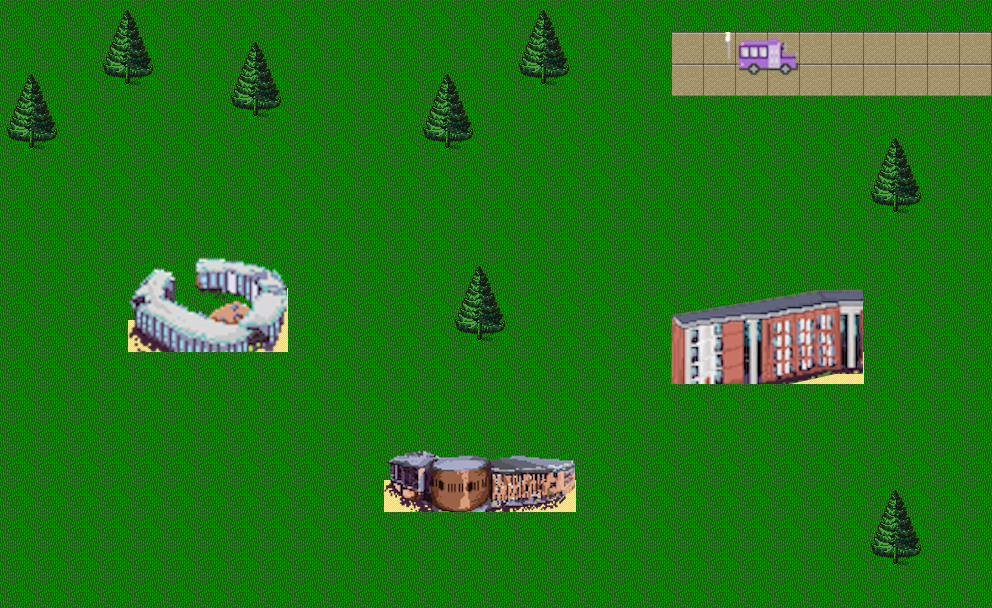

A level layout from a 2D game, rendered from its tile map. Below: a short description, then the map file with its tile-grid data intact:
An orthogonal 31x19 tile map with 32x32 px tiles, 2 tile layers (Tile Layer 1, Buildings), 6 tilesets.

<map version="1.9" tiledversion="1.9.2" orientation="orthogonal" renderorder="right-down" width="31" height="19" tilewidth="32" tileheight="32" infinite="0" nextlayerid="3" nextobjectid="1">
 <tileset firstgid="1" source="tileset_1.tsx" />
 <tileset firstgid="1105" source="constantine_sprite.tsx" />
 <tileset firstgid="1126" source="CS_building.tsx" />
 <tileset firstgid="1141" source="Piazza_building.tsx" />
 <tileset firstgid="1153" source="constantine_sprite_transparent.tsx" />
 <tileset firstgid="1171" source="Bus_stop.tsx" />
 <layer id="1" name="Tile Layer 1" width="31" height="19">
  <data encoding="csv">
1081,1081,1081,1081,1081,1081,1081,1081,1081,1081,1081,1081,1081,1081,1081,1081,1081,1081,1081,1081,1081,1081,1081,1081,1081,1081,1081,1081,1081,1081,1081,
1081,1081,1081,1081,1081,1081,1081,1081,1081,1081,1081,1081,1081,1081,1081,1081,1081,1081,1081,1081,1081,352,352,352,352,352,352,352,352,352,352,
1081,1081,1081,1081,1081,1081,1081,1081,1081,1081,1081,1081,1081,1081,1081,1081,1081,1081,1081,1081,1081,352,352,352,352,352,352,352,352,352,352,
1081,1081,1081,1081,1081,1081,1081,1081,1081,1081,1081,1081,1081,1081,1081,1081,1081,1081,1081,1081,1081,1081,1081,1081,1081,1081,1081,1081,1081,1081,1081,
1081,1081,1081,1081,1081,1081,1081,1081,1081,1081,1081,1081,1081,1081,1081,1081,1081,1081,1081,1081,1081,1081,1081,1081,1081,1081,1081,1081,1081,1081,1081,
1081,1081,1081,1081,1081,1081,1081,1081,1081,1081,1081,1081,1081,1081,1081,1081,1081,1081,1081,1081,1081,1081,1081,1081,1081,1081,1081,1081,1081,1081,1081,
1081,1081,1081,1081,1081,1081,1081,1081,1081,1081,1081,1081,1081,1081,1081,1081,1081,1081,1081,1081,1081,1081,1081,1081,1081,1081,1081,1081,1081,1081,1081,
1081,1081,1081,1081,1081,1081,1081,1081,1081,1081,1081,1081,1081,1081,1081,1081,1081,1081,1081,1081,1081,1081,1081,1081,1081,1081,1081,1081,1081,1081,1081,
1081,1081,1081,1081,1081,1081,1081,1081,1081,1081,1081,1081,1081,1081,1081,1081,1081,1081,1081,1081,1081,1081,1081,1081,1081,1081,1081,1081,1081,1081,1081,
1081,1081,1081,1081,1081,1081,1081,1081,1034,1081,1081,1081,1081,1081,1081,1081,1081,1081,1081,1081,1081,1081,1081,1081,1081,1081,1081,1081,1081,1081,1081,
1081,1081,1081,1081,1034,1034,1034,1034,1034,1081,1081,1081,1081,1081,1081,1081,1081,1081,1081,1081,1081,1081,1081,1081,1081,1081,1081,1081,1081,1081,1081,
1081,1081,1081,1081,1081,1081,1081,1081,1081,1081,1081,1081,1081,1081,1081,1081,1081,1081,1081,1081,1081,103,103,103,1034,1034,1034,1081,1081,1081,1081,
1081,1081,1081,1081,1081,1081,1081,1081,1081,1081,1081,1081,1081,1081,1081,1081,1081,1081,1081,1081,1081,1081,1081,1081,1081,1081,1081,1081,1081,1081,1081,
1081,1081,1081,1081,1081,1081,1081,1081,1081,1081,1081,1081,1081,1081,1081,1081,1081,1081,1081,1081,1081,1081,1081,1081,1081,1081,1081,1081,1081,1081,1081,
1081,1081,1081,1081,1081,1081,1081,1081,1081,1081,1081,1081,1081,1081,1081,1081,1081,1081,1081,1081,1081,1081,1081,1081,1081,1081,1081,1081,1081,1081,1081,
1081,1081,1081,1081,1081,1081,1081,1081,1081,1081,1081,1081,1034,1034,1034,1034,1034,1034,1081,1081,1081,1081,1081,1081,1081,1081,1081,1081,1081,1081,1081,
1081,1081,1081,1081,1081,1081,1081,1081,1081,1081,1081,1081,1081,1081,1081,1081,1081,1081,1081,1081,1081,1081,1081,1081,1081,1081,1081,1081,1081,1081,1081,
1081,1081,1081,1081,1081,1081,1081,1081,1081,1081,1081,1081,1081,1081,1081,1081,1081,1081,1081,1081,1081,1081,1081,1081,1081,1081,1081,1081,1081,1081,1081,
1081,1081,1081,1081,1081,1081,1081,1081,1081,1081,1081,1081,1081,1081,1081,1081,1081,1081,1081,1081,1081,1081,1081,1081,1081,1081,1081,1081,1081,1081,1081
</data>
 </layer>
 <layer id="2" name="Buildings" width="31" height="19" offsetx="-1.66917" offsety="0.470885">
  <data encoding="csv">
0,0,0,921,922,0,0,0,0,0,0,0,0,0,0,0,921,922,0,0,0,0,0,0,0,0,0,0,0,0,0,
0,0,0,969,970,0,0,921,922,0,0,0,0,0,0,0,969,970,0,0,0,0,1174,1175,1176,1177,0,0,0,0,0,
921,922,0,1017,1018,0,0,969,970,0,0,0,0,921,922,0,1017,1018,0,0,0,0,1177,1178,1179,0,0,0,0,0,0,
969,970,0,0,0,0,0,1017,1018,0,0,0,0,969,970,0,0,0,0,0,0,0,0,0,0,0,0,0,0,0,0,
1017,1018,0,0,0,0,0,0,0,0,0,0,0,1017,1018,0,0,0,0,0,0,0,0,0,0,0,0,921,922,0,0,
0,0,0,0,0,0,0,0,0,0,0,0,0,0,0,0,0,0,0,0,0,0,0,0,0,0,0,969,970,0,0,
0,0,0,0,0,0,0,0,0,0,0,0,0,0,0,0,0,0,0,0,0,0,0,0,0,0,0,1017,1018,0,0,
0,0,0,0,0,0,0,0,0,0,0,0,0,0,0,0,0,0,0,0,0,0,0,0,0,0,0,0,0,0,0,
0,0,0,0,1126,1127,1128,1129,1130,0,0,0,0,0,921,922,0,0,0,0,0,0,0,0,0,0,0,0,0,0,0,
0,0,0,0,1131,1132,1133,1134,1135,0,0,0,0,0,969,970,0,0,0,0,0,1153,1154,1155,1156,1157,1158,0,0,0,0,
0,0,0,0,1136,1137,1138,1139,1140,0,0,0,0,0,1017,1018,0,0,0,0,0,1159,1160,1161,1162,1163,1164,0,0,0,0,
0,0,0,0,0,0,0,0,0,0,0,0,0,0,0,0,0,0,0,0,0,1165,1166,1167,1168,1169,1170,0,0,0,0,
0,0,0,0,0,0,0,0,0,0,0,0,0,0,0,0,0,0,0,0,0,0,0,0,0,0,0,0,0,0,0,
0,0,0,0,0,0,0,0,0,0,0,0,0,0,0,0,0,0,0,0,0,0,0,0,0,0,0,0,0,0,0,
0,0,0,0,0,0,0,0,0,0,0,0,1141,1142,1143,1144,1145,1146,0,0,0,0,0,0,0,0,0,0,0,0,0,
0,0,0,0,0,0,0,0,0,0,0,0,1147,1148,1149,1150,1151,1152,0,0,0,0,0,0,0,0,0,921,922,0,0,
0,0,0,0,0,0,0,0,0,0,0,0,0,0,0,0,0,0,0,0,0,0,0,0,0,0,0,969,970,0,0,
0,0,0,0,0,0,0,0,0,0,0,0,0,0,0,0,0,0,0,0,0,0,0,0,0,0,0,1017,1018,0,0,
0,0,0,0,0,0,0,0,0,0,0,0,0,0,0,0,0,0,0,0,0,0,0,0,0,0,0,0,0,0,0
</data>
 </layer>
</map>
